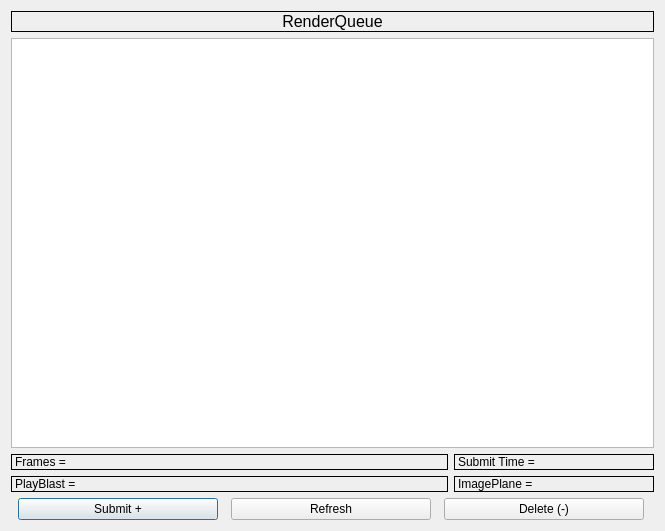
<?xml version="1.0" encoding="UTF-8"?>
<ui version="4.0">
 <class>RenderQueue</class>
 <widget class="QDialog" name="RenderQueue">
  <property name="geometry">
   <rect>
    <x>0</x>
    <y>0</y>
    <width>665</width>
    <height>531</height>
   </rect>
  </property>
  <property name="sizePolicy">
   <sizepolicy hsizetype="Fixed" vsizetype="Preferred">
    <horstretch>0</horstretch>
    <verstretch>0</verstretch>
   </sizepolicy>
  </property>
  <property name="maximumSize">
   <size>
    <width>16777215</width>
    <height>16777215</height>
   </size>
  </property>
  <property name="windowTitle">
   <string>RenderQueue</string>
  </property>
  <property name="windowOpacity">
   <double>1.000000000000000</double>
  </property>
  <layout class="QGridLayout" name="gridLayout_2">
   <item row="1" column="0">
    <layout class="QGridLayout" name="gridLayout">
     <item row="1" column="1">
      <widget class="QLabel" name="label_3">
       <property name="font">
        <font>
         <family>Arial</family>
         <pointsize>12</pointsize>
         <weight>50</weight>
         <bold>false</bold>
        </font>
       </property>
       <property name="frameShape">
        <enum>QFrame::Box</enum>
       </property>
       <property name="frameShadow">
        <enum>QFrame::Plain</enum>
       </property>
       <property name="text">
        <string>RenderQueue</string>
       </property>
       <property name="alignment">
        <set>Qt::AlignCenter</set>
       </property>
      </widget>
     </item>
     <item row="2" column="1">
      <widget class="QListWidget" name="pathList">
       <property name="font">
        <font>
         <pointsize>10</pointsize>
         <underline>false</underline>
        </font>
       </property>
       <property name="+selectCommand" stdset="0">
        <string>&quot;i.itemSelected()&quot;</string>
       </property>
      </widget>
     </item>
    </layout>
   </item>
   <item row="7" column="0">
    <layout class="QHBoxLayout" name="horizontalLayout">
     <item>
      <widget class="QPushButton" name="submit_button">
       <property name="minimumSize">
        <size>
         <width>20</width>
         <height>0</height>
        </size>
       </property>
       <property name="maximumSize">
        <size>
         <width>200</width>
         <height>16777215</height>
        </size>
       </property>
       <property name="text">
        <string>Submit +</string>
       </property>
       <property name="+command" stdset="0">
        <string>&quot;i.submitFile()&quot;</string>
       </property>
      </widget>
     </item>
     <item>
      <widget class="QPushButton" name="refresh_button">
       <property name="minimumSize">
        <size>
         <width>20</width>
         <height>0</height>
        </size>
       </property>
       <property name="maximumSize">
        <size>
         <width>200</width>
         <height>250</height>
        </size>
       </property>
       <property name="text">
        <string>Refresh</string>
       </property>
       <property name="+command" stdset="0">
        <string>&quot;i.refreshList()&quot;</string>
       </property>
      </widget>
     </item>
     <item>
      <widget class="QPushButton" name="delete_button">
       <property name="minimumSize">
        <size>
         <width>20</width>
         <height>0</height>
        </size>
       </property>
       <property name="maximumSize">
        <size>
         <width>200</width>
         <height>16777215</height>
        </size>
       </property>
       <property name="text">
        <string>Delete (-)</string>
       </property>
       <property name="+command" stdset="0">
        <string>&quot;i.deleteItem()&quot;</string>
       </property>
      </widget>
     </item>
    </layout>
   </item>
   <item row="3" column="0">
    <layout class="QGridLayout" name="gridLayout_3">
     <item row="1" column="0">
      <widget class="QLabel" name="frame_label">
       <property name="minimumSize">
        <size>
         <width>0</width>
         <height>0</height>
        </size>
       </property>
       <property name="frameShape">
        <enum>QFrame::Box</enum>
       </property>
       <property name="text">
        <string>Frames = </string>
       </property>
      </widget>
     </item>
     <item row="2" column="0">
      <widget class="QLabel" name="playblast_label">
       <property name="minimumSize">
        <size>
         <width>0</width>
         <height>0</height>
        </size>
       </property>
       <property name="maximumSize">
        <size>
         <width>16777215</width>
         <height>16777215</height>
        </size>
       </property>
       <property name="frameShape">
        <enum>QFrame::Box</enum>
       </property>
       <property name="text">
        <string>PlayBlast = </string>
       </property>
      </widget>
     </item>
     <item row="2" column="1">
      <widget class="QLabel" name="imageplane_label">
       <property name="maximumSize">
        <size>
         <width>200</width>
         <height>16777215</height>
        </size>
       </property>
       <property name="frameShape">
        <enum>QFrame::Box</enum>
       </property>
       <property name="lineWidth">
        <number>1</number>
       </property>
       <property name="text">
        <string>ImagePlane = </string>
       </property>
      </widget>
     </item>
     <item row="1" column="1">
      <widget class="QLabel" name="time_label">
       <property name="maximumSize">
        <size>
         <width>200</width>
         <height>16777215</height>
        </size>
       </property>
       <property name="frameShape">
        <enum>QFrame::Box</enum>
       </property>
       <property name="text">
        <string>Submit Time = </string>
       </property>
      </widget>
     </item>
    </layout>
   </item>
  </layout>
 </widget>
 <resources/>
 <connections/>
</ui>
